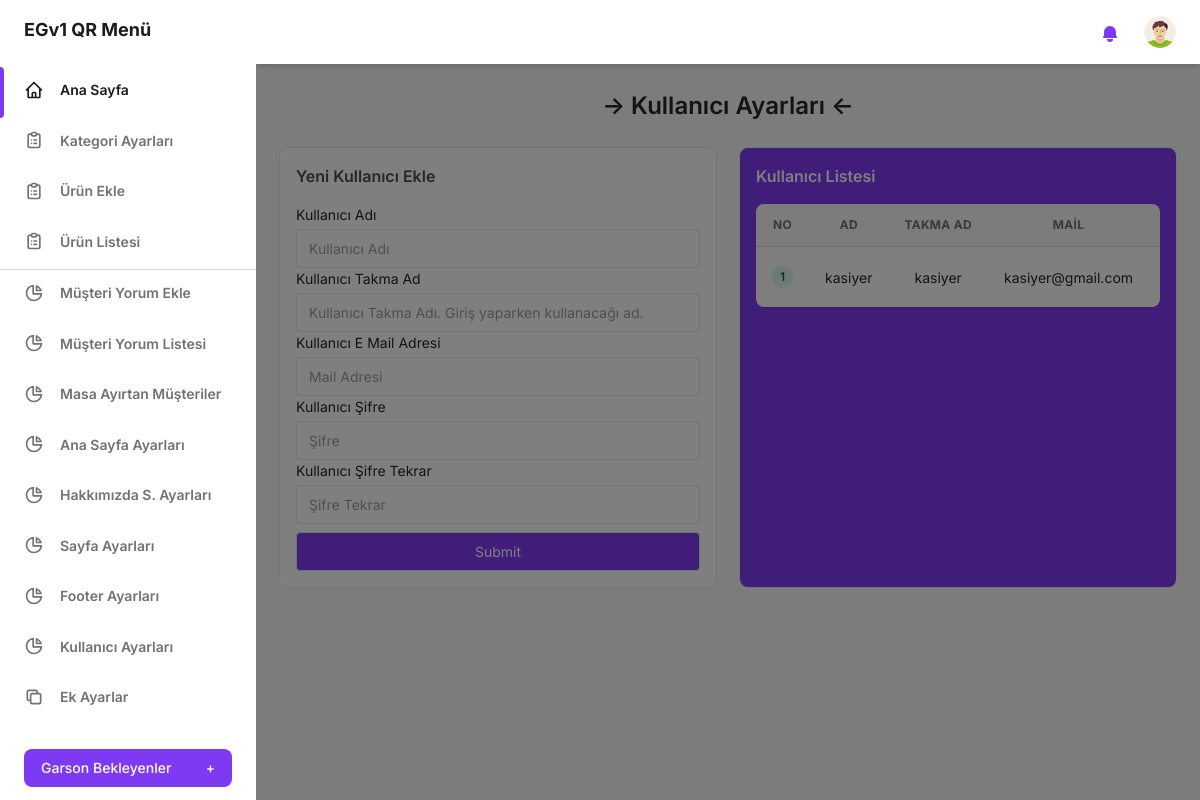
The page /admin-panel/kullanici-ayarlar.php (signed in) on the database its author committed.
### tables this page shows
CREATE TABLE IF NOT EXISTS `admin_tablo` (
  `admin_id` int(11) NOT NULL AUTO_INCREMENT,
  `admin_ad` varchar(30) NOT NULL,
  `admin_kad` varchar(30) NOT NULL,
  `admin_email` varchar(100) NOT NULL,
  `admin_sifre` varchar(60) NOT NULL,
  `admin_yetki` int(11) DEFAULT NULL,
  PRIMARY KEY (`admin_id`)
);

### admin-panel/kullanici-ayarlar.php (the view, shortened to what this page needs)
<?php
include("login-kontrol.php");
?>
<!DOCTYPE html>
<html :class="{ 'theme-dark': dark }" x-data="data()" lang="tr">
<head>
    <link rel="stylesheet" href="./assets/css/tailwind.output.css" />
</head>
<body>
    <div class="flex h-screen bg-gray-50 dark:bg-gray-900" :class="{ 'overflow-hidden': isSideMenuOpen}">
        <?php include("sidebar.php"); ?>
        <div class="flex flex-col flex-1">
            <?php include("header.php"); ?>
            <main class="h-full pb-16 overflow-y-auto">
                <div class="container px-6 mx-auto grid ">
                    <h2 class="my-6 text-2xl font-semibold text-center  text-gray-700 dark:text-gray-200">
                        &RightArrow; Kullanıcı Ayarları &LeftArrow;
                    </h2>
                    <div class="grid gap-6 mb-8 md:grid-cols-2">
                        <div class="min-w-0 p-4 bg-white rounded-lg shadow-xs dark:bg-gray-800">
                            <h4 class="mb-4 font-semibold text-gray-600 dark:text-gray-300">
                                Yeni Kullanıcı Ekle
                            </h4>
                            <form enctype="multipart/form-data" method="POST">
                                <label class="block text-sm">
                                    <span class="text-gray-700 dark:text-gray-400">Kullanıcı Adı </span>
                                    <input type="text" name="k-ad" maxlength="30" placeholder="Kullanıcı Adı" class="block w-full mt-1 text-sm dark:border-gray-600 dark:bg-gray-700 focus:border-purple-400 focus:outline-none focus:shadow-outline-purple dark:text-gray-300 dark:focus:shadow-outline-gray form-input" required />
                                </label>
                                <label class="block text-sm">
                                    <span class="text-gray-700 dark:text-gray-400">Kullanıcı Takma Ad </span>
                                    <input type="text" name="k-takmad" maxlength="30" placeholder="Kullanıcı Takma Adı. Giriş yaparken kullanacağı ad." class="block w-full mt-1 text-sm dark:border-gray-600 dark:bg-gray-700 focus:border-purple-400 focus:outline-none focus:shadow-outline-purple dark:text-gray-300 dark:focus:shadow-outline-gray form-input" />
                                </label>
                                <label class="block text-sm">
                                    <span class="text-gray-700 dark:text-gray-400">Kullanıcı E Mail Adresi </span>
                                    <input type="email" name="k-email" maxlength="100" placeholder="Mail Adresi" class="block w-full mt-1 text-sm dark:border-gray-600 dark:bg-gray-700 focus:border-purple-400 focus:outline-none focus:shadow-outline-purple dark:text-gray-300 dark:focus:shadow-outline-gray form-input" />
                                </label>
                                <label class="block text-sm">
                                    <span class="text-gray-700 dark:text-gray-400">Kullanıcı Şifre </span>
                                    <input type="password" name="k-sifre" maxlength="15" placeholder="Şifre" class="block w-full mt-1 text-sm dark:border-gray-600 dark:bg-gray-700 focus:border-purple-400 focus:outline-none focus:shadow-outline-purple dark:text-gray-300 dark:focus:shadow-outline-gray form-input" />
                                </label>
                                <label class="block text-sm">
                                    <span class="text-gray-700 dark:text-gray-400">Kullanıcı Şifre Tekrar </span>
                                    <input type="password" name="k-sifre-tekrar" maxlength="15" placeholder="Şifre Tekrar" class="block w-full mt-1 text-sm dark:border-gray-600 dark:bg-gray-700 focus:border-purple-400 focus:outline-none focus:shadow-outline-purple dark:text-gray-300 dark:focus:shadow-outline-gray form-input" />
                                </label>
                                <label class="block text-sm mt-2">
                                    <input type="submit" class="block w-full mt-1 bg-purple-600 text-sm text-white dark:border-gray-600 dark:bg-gray-700 focus:border-purple-400 focus:outline-none focus:shadow-outline-purple dark:text-gray-300 dark:focus:shadow-outline-gray form-input" />
                                </label>
                            </form>
                        </div>
                        <div class="min-w-0 p-4 text-white bg-purple-600 rounded-lg shadow-xs">
                            <h4 class="mb-4 font-semibold">
                                Kullanıcı Listesi
                            </h4>
                            <div class="w-full overflow-hidden rounded-lg shadow-xs">
                                <div class="w-full overflow-x-auto">
                                    <table class="w-full whitespace-no-wrap text-center">
                                        <thead>
                                            <tr class="text-xs font-semibold text-center tracking-wide text-left text-gray-500 uppercase border-b dark:border-gray-700 bg-gray-50 dark:text-gray-400 dark:bg-gray-800">
                                                <th class="px-4 py-3">No</th>
                                                <th class="px-4 py-3">Ad</th>
                                                <th class="px-4 py-3">Takma Ad</th>
                                                <th class="px-4 py-3">Mail</th>
                                                <th class="px-4 py-3">Düzenle/Sil</th>
                                            </tr>
                                        </thead>
                                        <tbody class="bg-white divide-y dark:divide-gray-700 dark:bg-gray-800">
                                            <?php
                                            $sorgu = "SELECT * FROM admin_tablo  WHERE admin_yetki=0 ORDER BY admin_id ASC";
                                            $sonuc = $db->query($sorgu, PDO::FETCH_ASSOC);
                                            $ksira = 0;
                                            foreach ($sonuc as $satir) {
                                                $aid = $satir["admin_id"];
                                                $ksira += 1;
                                                $aad = $satir["admin_ad"];
                                                $takmad = $satir["admin_kad"];
                                                $aemail = $satir["admin_email"];
                                                echo "
                                                <tr class='text-gray-700 dark:text-gray-4'>
                                                <td class='px-4 py-3 text-xs'>
                                                  <span class='px-2 py-1 font-semibold leading-tight text-green-700 bg-green-100 rounded-full dark:bg-green-700 dark:text-green-100'>
                                                    $ksira
                                                  </span>
                                                </td>
                                                <td class='px-4 py-3 text-sm dark:text-white'>
                                                 $aad
                                                </td>
                                                <td class='px-4 py-3 text-sm dark:text-white'>
                                                $takmad
                                               </td>
                                                <td class='px-4 py-3 text-sm dark:text-white'>
                                                $aemail
                                               </td>
                                                <td class='px-4 py-3'>
                                                  <a href='kullanici-duzenle.php?id=$aid''>
                                                        </a>
                                                    <input type='hidden' value='$aid' name='admin_id'>
                                                </td>
                                              </tr>
                                                ";
                                            }
                                            ?>
                                        </tbody>
                                    </table>
                                </div>
                            </div>
                        </div>
                    </div>
                </div>
            </main>
        </div>
    </div>
</body>
</html>

### rows shown on the page
admin_tablo: admin_ad "kasiyer", admin_kad "kasiyer", admin_email "kasiyer@gmail.com"
